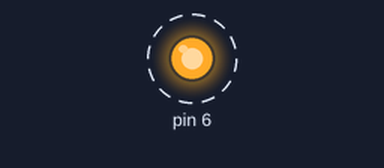
Bench run of a sketch on a simulated Arduino Uno, built with avr-gcc and run on an emulated ATmega328P. Parts: output pins drawn as LEDs (lit = HIGH). Dashed ring = blinking. What the sketch prints to the serial monitor is not drawn.

Above: at 0.5 s.
Timing chart, 0 to 4.6 s (numbered marks = the images above):
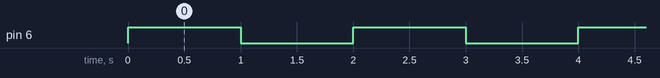

The sketch:

avrtestcode.ino
```cpp
int counter = 0;

// the setup function runs once when you press reset or power the board
void setup() {
  Serial.begin(9600);
  // initialize digital pin LED_BUILTIN as an output.
  pinMode(6, OUTPUT);

}

// the loop function runs over and over again forever
void loop() {
  digitalWrite(6, HIGH);  // turn the LED on (HIGH is the voltage level)
  delay(1000);                      // wait for a second
  digitalWrite(6, LOW);   // turn the LED off by making the voltage LOW
  delay(1000);                      // wait for a second
  Serial.println(counter++);
}
```

Measured:
- by itself, pin 6: alternates HIGH for 1.0 s and LOW for 1.0 s
